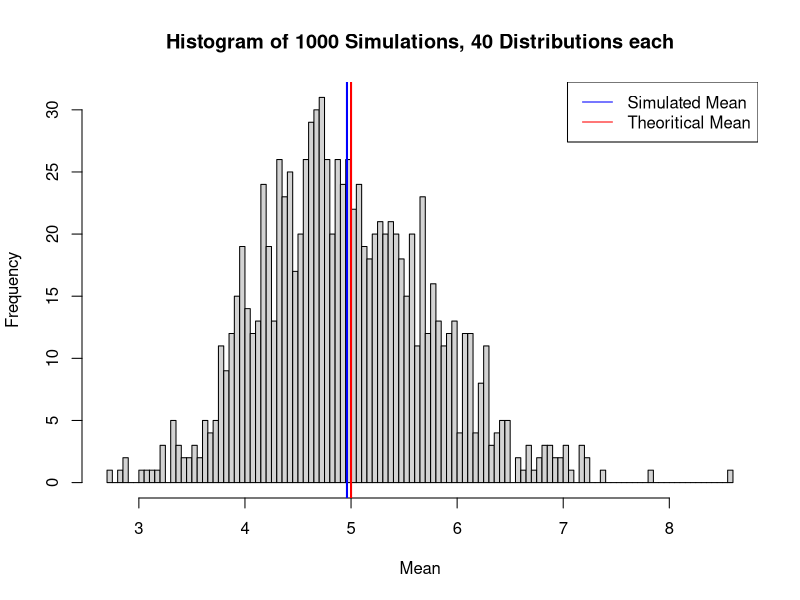
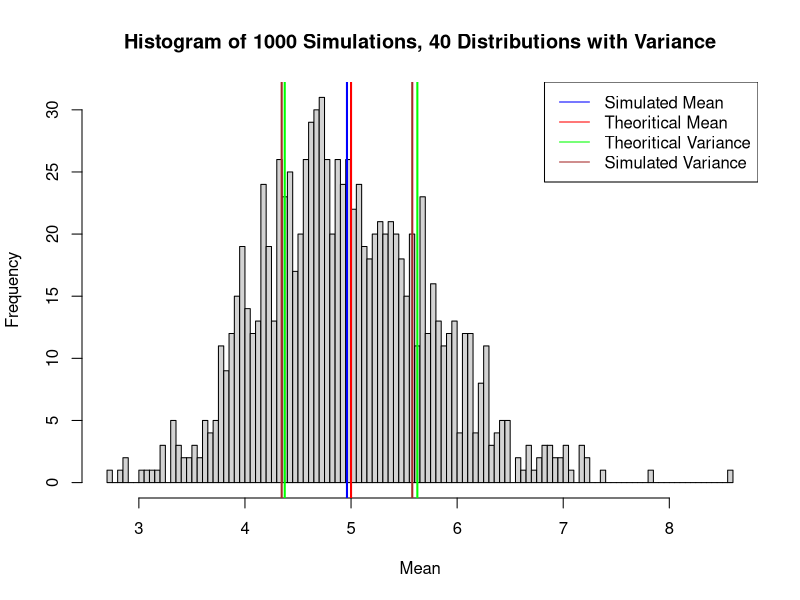
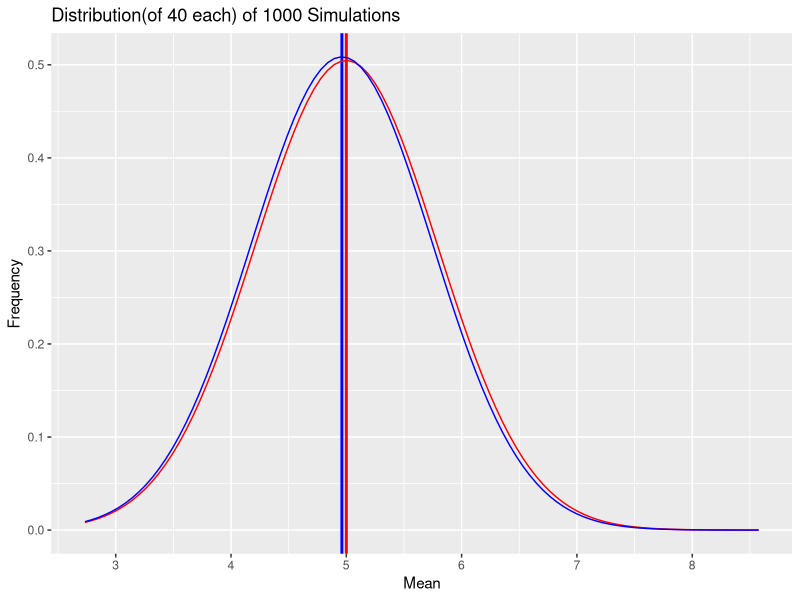

The R source for these figures, in order:
## ---- chunk 1
  # we shall use base graphics to show our plot.
  # first the constants, pre-defined for us.
  sim_lambda <- 0.2
  thr_mean <- 1/sim_lambda  # Theoritical mean.
  sim_dist <- 40
  sim_num <- 1000

  sim_mean <- NULL #Initialization.
  set.seed(17) # A constant to reproduce of our simulations.
  
  # Let us simulate the means for 1000, 40 exponentials each.
  for (i in 1:sim_num) sim_mean <- c(sim_mean, mean(rexp(sim_dist, sim_lambda)))
  
  # Theoritical mean
  thr_mean
  # Simulated mean
  mean(sim_mean)
  
## ---- chunk 2
  # Let us plot the histogram with simulated means
  hist(sim_mean, breaks = 100,
       main = "Histogram of 1000 Simulations, 40 Distributions each",
       xlab = "Mean")
  
  # Let us draw an vertical line with Simulated means.
  abline(v = mean(sim_mean), col = "blue", lwd = 2)
  
  # Now the theoritical mean.
  abline(v= thr_mean, col = "red", lwd = 2)
  
  # Legend
  legend("topright", col = c("blue", "red"),lty = 1,
         legend = c("Simulated Mean", "Theoritical Mean"))
  
## ---- chunk 3
  # let us calculate the Variance
  
  # Theoritical Variance
  thr_var <- thr_mean^2/sim_dist
  
  # Simulated Variance
  sim_var <- (mean(sim_mean))^2/sim_dist
  
  # Let us plot the histogram with simulated means
  hist(sim_mean, breaks = 100,
       main = "Histogram of 1000 Simulations, 40 Distributions with Variance",
       xlab = "Mean")
  
  # Let us draw an vertical line with Simulated means.
  abline(v = mean(sim_mean), col = "blue", lwd = 2)
  
  # Now the theoritical mean.
  abline(v = thr_mean, col = "red", lwd = 2)
  
  # Theoritical Variance
  abline(v = thr_mean + thr_var, col = "green", lwd = 2)
  abline(v = thr_mean - thr_var, col = "green", lwd = 2)
  
  # Simulated Variance
  abline(v = mean(sim_mean) + sim_var, col = "brown", lwd =2)
  abline(v = mean(sim_mean) - sim_var, col = "brown", lwd =2)
  
  # Legend
  legend("topright", col = c("blue", "red", "green", "brown"),lty = 1,
         legend = c("Simulated Mean", "Theoritical Mean", 
                    "Theoritical Variance", "Simulated Variance"))
  
  
## ---- chunk 4
  suppressWarnings(library(ggplot2))
  
  g <- ggplot(data.frame(sim_mean), aes(x = sim_mean))
  
  g <- g + labs(title="Distribution(of 40 each) of 1000 Simulations", 
                x="Mean", y="Frequency")

  g <- g + geom_vline(xintercept=thr_mean, color="red", size = 1.0)
                            
  g <- g + geom_vline(xintercept=mean(sim_mean), color="blue", size = 1.0)
                         
  g <- g + stat_function(fun = dnorm, 
                         args = list(mean=thr_mean, sd=sqrt(thr_var)), color = "red")
  
  g <- g + stat_function(fun = dnorm, 
                         args = list(mean=mean(sim_mean), sd=sqrt(sim_var)),color = "blue")
  
  g
  
  
